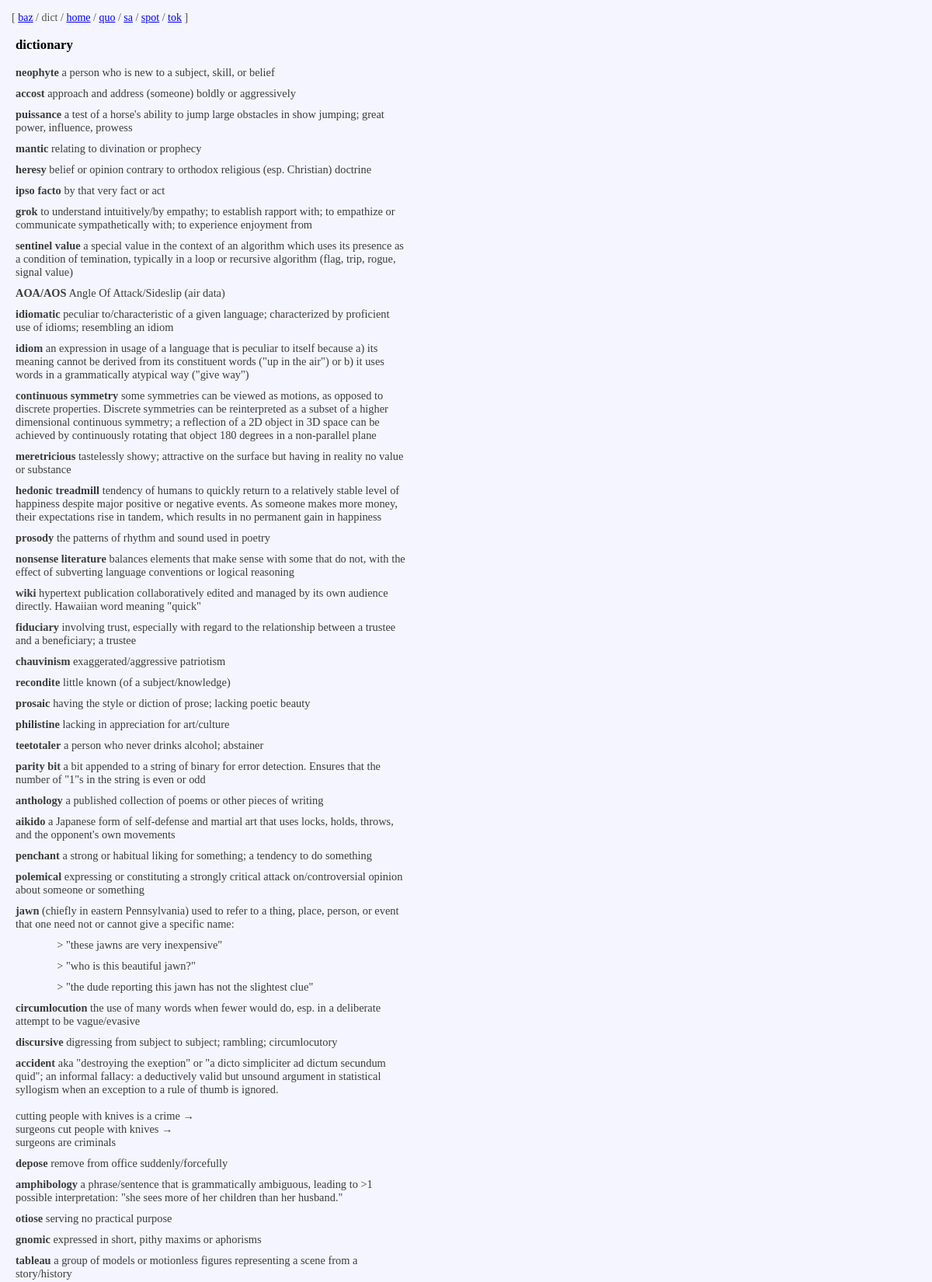
Screenshot of /dict.php (upper part) with the database file from the repository.
### tables this page shows
CREATE TABLE dict (
id integer primary key autoincrement,
date date default current_timestamp,
term text not null,
defn text not null );

### src/db.php (called while the page is built, shortened)
<?php
function read_dict($pdo) {
    $stmt = $pdo->prepare("SELECT * FROM dict;");
    $stmt->execute();
    return $stmt->fetchAll();
}
?>

### dict.php (the view, shortened to what this page needs)
<!DOCTYPE html>
<html lang="en">
  <head>
    <link rel="stylesheet" href="static/style.css" type="text/css">
  </head>
  <body>
    <?php include "src/nav.php"; ?>
    <main>
      <h3>dictionary</h3>
      <ul id='dict'><?php
        include 'src/db.php';
        $pdo = new PDO('sqlite:database.db');
        $dict = read_dict($pdo);
        foreach ($dict as $row) {
          echo "<li title='[".$row["id"]."] ".$row["date"]."'>"
              ."<b>".$row["term"]."</b> "
              .$row["defn"]."</li>";
        }
      ?></ul>
    </main>
  </body>
</html>

### src/nav.php (shortened to what this page needs)
<div id='nav'><?php
    $me = $_SERVER["SCRIPT_NAME"];
    $i = 0;
    echo "[ ";
    foreach (glob("*.php") as $filename) {
      if ($i) echo " / ";
      $fn = substr($filename, 0, -4);
      if ("/$filename" == "$me")
        echo "<a id='c'>$fn</a>";
      else
        echo "<a href='/$filename'>$fn</a>";
      $i += 1;
    }
    echo " ]";
?></div>

### static/style.css (style rules this page uses)
html { box-sizing: border-box; font-family: "Verdana"; font-size: 0.9em; color: #3c3c3c; background-color: #f5f5ff; quotes: "\201D" "\201D"; }
body { margin: 0; }
main { max-width: 70ch; margin: 10px 20px; }

### dict.php (style rules this page uses)
h3 { color: black; }
ul#dict { list-style-type: none; margin: 0; padding: 0; }
ul li { margin-bottom: 10px; }
ul ul li { list-style-type: '> '; margin: 10px 0 0 25px; }

### src/nav.php (style rules this page uses)
div#nav { margin: 15px; color: #515151; font-size: 14px; }

### rows the page displays
dict: term "neophyte", defn "a person who is new to a subject, skill, or belief"
dict: term "accost", defn "approach and address (someone) boldly or aggressively"
dict: term "puissance", defn "a test of a horse's ability to jump large obstacles in show jumping; great power, influence, prowess"
dict: term "mantic", defn "relating to divination or prophecy"
dict: term "heresy", defn "belief or opinion contrary to orthodox religious (esp. Christian) doctrine"
dict: term "ipso facto", defn "by that very fact or act"
dict: term "grok", defn "to understand intuitively/by empathy; to establish rapport with; to empathize or communicate sympathetically with; to experience enjoyment from"
dict: term "sentinel value", defn "a special value in the context of an algorithm which uses its presence as a condition of temination, typically in a loop or recursive algorithm (flag, trip, rogue, signal value)"
dict: term "AOA/AOS", defn "Angle Of Attack/Sideslip (air data)"
dict: term "idiomatic", defn "peculiar to/characteristic of a given language; characterized by proficient use of idioms; resembling an idiom"
dict: term "idiom", defn "an expression in usage of a language that is peculiar to itself because a) its meaning cannot be derived from its constituent words (\"up in the air\") or b) it uses words in a grammatically atypical way (\"give way\")"
dict: term "continuous symmetry", defn "some symmetries can be viewed as motions, as opposed to discrete properties. Discrete symmetries can be reinterpreted as a subset of a higher dimensional continuous symmetry; a reflection of a 2D object in 3D space can be achieved by continuously rotating that object 180 degrees in a non-parallel plane"
dict: term "meretricious", defn "tastelessly showy; attractive on the surface but having in reality no value or substance"
dict: term "hedonic treadmill", defn "tendency of humans to quickly return to a relatively stable level of happiness despite major positive or negative events. As someone makes more money, their expectations rise in tandem, which results in no permanent gain in happiness"
dict: term "prosody", defn "the patterns of rhythm and sound used in poetry"
dict: term "nonsense literature", defn "balances elements that make sense with some that do not, with the effect of subverting language conventions or logical reasoning"
dict: term "wiki", defn "hypertext publication collaboratively edited and managed by its own audience directly. Hawaiian word meaning \"quick\""
dict: term "fiduciary", defn "involving trust, especially with regard to the relationship between a trustee and a beneficiary; a trustee"
dict: term "chauvinism", defn "exaggerated/aggressive patriotism"
dict: term "recondite", defn "little known (of a subject/knowledge)"
dict: term "prosaic", defn "having the style or diction of prose; lacking poetic beauty"
dict: term "philistine", defn "lacking in appreciation for art/culture"
dict: term "teetotaler", defn "a person who never drinks alcohol; abstainer"
dict: term "parity bit", defn "a bit appended to a string of binary for error detection. Ensures that the number of \"1\"s in the string is even or odd"
dict: term "anthology", defn "a published collection of poems or other pieces of writing"
dict: term "aikido", defn "a Japanese form of self-defense and martial art that uses locks, holds, throws, and the opponent's own movements"
dict: term "penchant", defn "a strong or habitual liking for something; a tendency to do something"
dict: term "polemical", defn "expressing or constituting a strongly critical attack on/controversial opinion about someone or something"
dict: term "jawn", defn "(chiefly in eastern Pennsylvania) used to refer to a thing, place, person, or event that one need not or cannot give a specific name: \"these jawns are very inexpensive\" \"who is this beautiful jawn?\" \"the dude reporting this jawn has not the slightest clue\""
dict: term "circumlocution", defn "the use of many words when fewer would do, esp. in a deliberate attempt to be vague/evasive"
dict: term "discursive", defn "digressing from subject to subject; rambling; circumlocutory"
dict: term "accident", defn "aka \"destroying the exeption\" or \"a dicto simpliciter ad dictum secundum quid\"; an informal fallacy: a deductively valid but unsound argument in statistical syllogism when an exception to a rule of thumb is ignored. cutting people with knives is a crime → surgeons cut people with knives → surgeons are criminals"
dict: term "depose", defn "remove from office suddenly/forcefully"
dict: term "amphibology", defn "a phrase/sentence that is grammatically ambiguous, leading to >1 possible interpretation: \"she sees more of her children than her husband.\""
dict: term "otiose", defn "serving no practical purpose"
dict: term "gnomic", defn "expressed in short, pithy maxims or aphorisms"
dict: term "tableau", defn "a group of models or motionless figures representing a scene from a story/history"

### other values shown
$fn "baz"
$fn "dict"
$fn "home"
$fn "quo"
$fn "sa"
$fn "spot"
$fn "tok"
